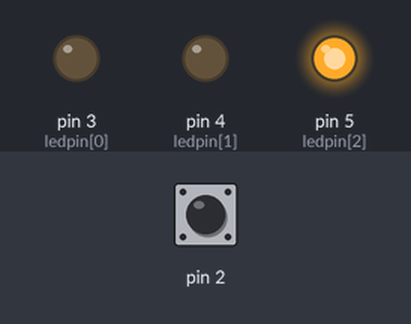
A sketch run on a simulated Arduino Uno, built with avr-gcc and run on an emulated ATmega328P. On the bench: output pins drawn as LEDs (lit = HIGH). Dashed ring = blinking. The test bench sets the inputs (shaded band); at power-on: pin 2 LOW. What the sketch prints to the serial monitor is not drawn.

Above: at 5.4 s.
5.5 s: pin 2 driven HIGH
At 16.4 s:
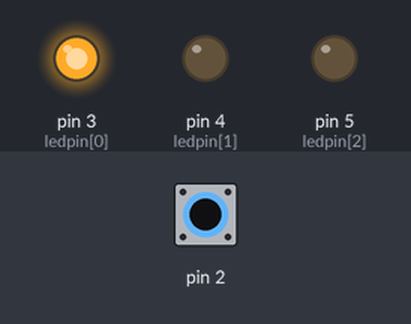
22.5 s: pin 2 pulsed LOW 2 times (0.12 s each, 0.3 s apart)
At 24.4 s:
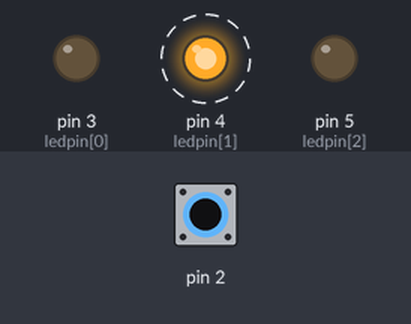
Timing chart, 0 to 32.0 s (numbered marks = the images above; inputs shaded):
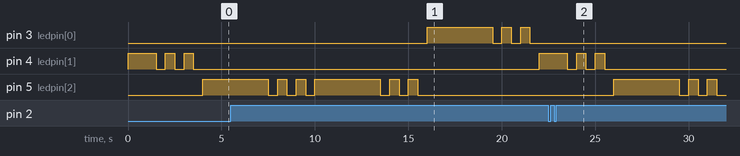

The sketch:

trafic_light.ino
```cpp
uint8_t ledpin[3]={3, 4, 5}; //Піни світлодіодів (Red, Orange, Green)
int interval[3]={3000, 1000, 3000}; //Інтервал горіння кожного кольору (мс)

#define pause 3000 //Час включення кольору (мс)
#define blink 500 //Частота мігання при зміні

unsigned long time[4]; //Час (0-Red, 1-Orange, 2-Green, 3-all)
bool colorFlag[3]={0, 0, 0}; //Флаг активного кольору
bool oldFlag[3]={1, 0, 0}; // Флаг минулого активнрого кольору

volatile bool buttonFlag;

uint8_t u; //Змінна слідуючого кольору (для удобної роботи з масивом)

int test;

void setup() {
  Serial.begin(9600);
  for (int i=0; i<3; i++)
    pinMode(ledpin[i], OUTPUT);

  attachInterrupt(0, button, RISING);
}

void button() {
  buttonFlag=1;
}

void loop() {
  time[3]=millis();
  for (int i=0; i<3; i++){
    if (i<2) u=i+1; else u=0; //Слідуючій колір (для удобної роботи з масивом)
    test = time[3]-time[i]; //Якшо написати (time[3]-time[i]>1000) зразу в if то работає не так як нада (нада провірити на практиці)
    lightOn(i);
    lightOff(i);
  }

  Serial.print("flag");
  buttonCheck();
}

void lightOn(int i) {
    if (oldFlag[i]){
      digitalWrite(ledpin[u], 1);
      oldFlag[i]=0;
      colorFlag[u]=1; time[u]=millis();
    }
}
void lightOff(int i) {
    if (colorFlag[i]==1 && test>interval[i]) {
      for (int m=0; m<3; m++) {
        digitalWrite(ledpin[i], 1);
        delay(blink);
        digitalWrite(ledpin[i], 0);
        delay(blink);
      }
      colorFlag[i]=0;
      oldFlag[i]=1;
    }
}
void buttonCheck() {
  if (buttonFlag) {
    for (int i=0; i<3; i++)
      while (colorFlag[i]) {
        time[3]=millis();
        test = time[3]-time[i];
        lightOff(i);
        oldFlag[i]=0;
      }
//    oldFlag[0]=0;
//    oldFlag[2]=0;
    oldFlag[1]=1;
    buttonFlag=0;
  }
}
```
